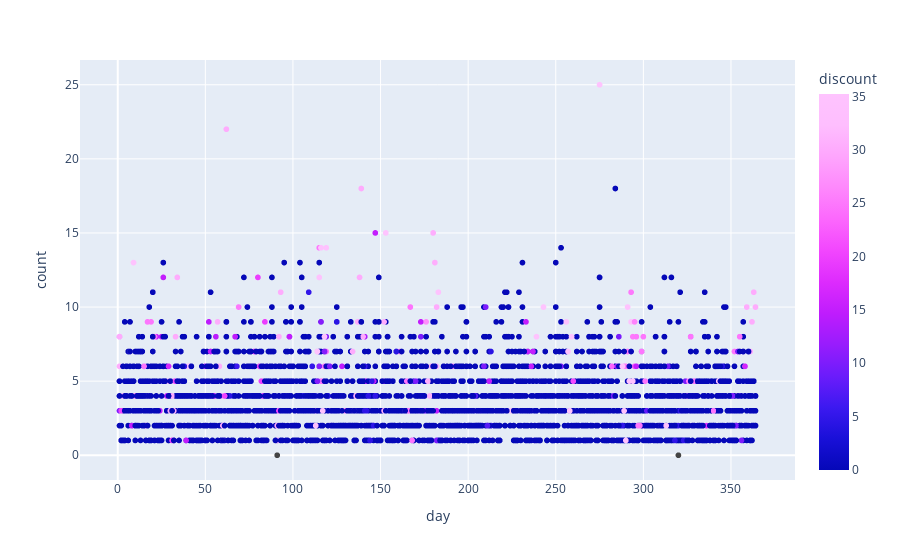

The notebook cell this image was saved under:
### Markdown cell above
## Grouped by products and day

### Code cell
import plotly.express as px
#plotting per day
fig = px.scatter(purchases, y="count", x="day", color="discount", color_continuous_scale=px.colors.sequential.Plotly3)
fig.show()

### Figure 1 — Plotly figure (JSON) as saved in the notebook; plotly's stock layout.template omitted (floating-point values rounded to 4 significant figures; data arrays with more than 128 entries replaced by an {"elided": "..."} marker saying what was removed)
{"data": [{"hovertemplate": "day=%{x}<br>count=%{y}<br>discount=%{marker.color}<extra></extra>", "legendgroup": "", "marker": {"color": {"elided": "3083 float values"}, "coloraxis": "coloraxis", "symbol": "circle"}, "mode": "markers", "name": "", "showlegend": false, "type": "scattergl", "x": {"elided": "3083 int values"}, "xaxis": "x", "y": {"elided": "3083 int values"}, "yaxis": "y"}], "layout": {"coloraxis": {"colorbar": {"title": {"text": "discount"}}, "colorscale": [[0, "#0508b8"], [0.08333, "#1910d8"], [0.1667, "#3c19f0"], [0.25, "#6b1cfb"], [0.3333, "#981cfd"], [0.4167, "#bf1cfd"], [0.5, "#dd2bfd"], [0.5833, "#f246fe"], [0.6667, "#fc67fd"], [0.75, "#fe88fc"], [0.8333, "#fea5fd"], [0.9167, "#febefe"], [1, "#fec3fe"]]}, "legend": {"tracegroupgap": 0}, "margin": {"t": 60}, "xaxis": {"anchor": "y", "domain": [0, 1], "title": {"text": "day"}}, "yaxis": {"anchor": "x", "domain": [0, 1], "title": {"text": "count"}}}}
